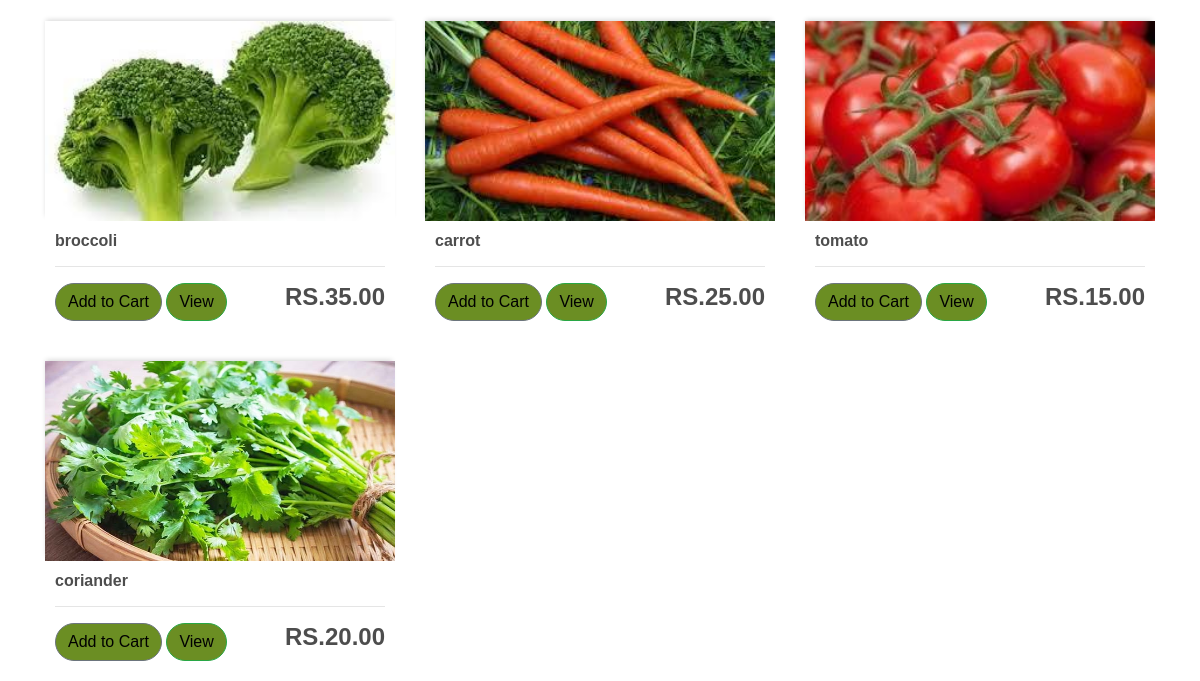
/user/add/ (lower part), run on an earlier commit of the app's database.
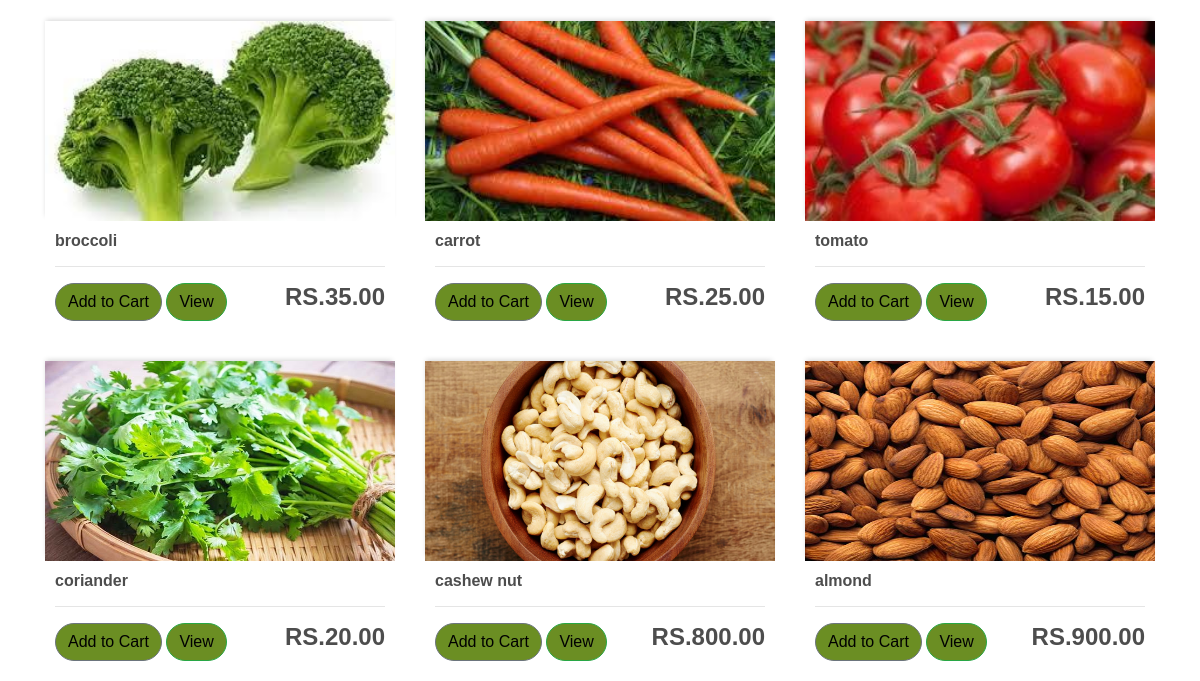
And on a later commit of the database.
### atoz_store/models.py (models this page shows, shortened)
class Product(models.Model):
    catagory_choice = (
        ("fruit","fruit"),
        ("dryfruit","dryfruit"),
        ("vegitable","vegitable"),
        ("other","other"),
         )
    name = models.CharField(max_length=128,null=True,)
    catagory = models.CharField(max_length=30,choices= catagory_choice ,null=True)
    price = models.DecimalField(max_digits=7, decimal_places=2)
    image = models.ImageField(null=True,blank=True)
    prodtype =models.BooleanField(default=True)
    @property
    def imageURL(self):
        try:
            url = self.image.url
        except:
            url = ''
        return url

### atoz_store/views.py (the view)
# urls.py: path('',views.store,name="store"),
def store(request):
    if request.user.is_authenticated:
        email = request.user.email
        name = request.user.first_name
        customer,created = Customer.objects.get_or_create(
            email=email,
        )
        customer.name = name
        customer.save()
        order,created = Order.objects.get_or_create(customer=customer,complete=False)
        items= order.orderitem_set.all()
        cartItems = order.get_cart_items
    else:
        try:
            cart = json.loads(request.COOKIES['cart'])
        except:
            cart = {}
        items = []
        order = {'get_cart_total':0,'get_cart_items':0}
        cartItems = order['get_cart_items']
        print(cartItems)
        for  i  in cart:
            try:
                cartItems += 1
            except:pass
    products = Product.objects.all()
    context = {'products':products,'cartItems':cartItems}
    return render(request ,'atoz_store/store.html',context)

### atoz_store/Templates/atoz_store/store.html (shortened to what this page needs)
{% extends 'atoz_store/main.html' %}
{% load static %}
{% block content %}
<br>
<br>
<br>
	<div class="row">
		{% for product in products %}
		<div id="eachproduct"   class="col-lg-4">
			<img class="thumbnail" src="{{product.imageURL}}" alt="not found">
			<div  class="box-element product">
				<h6><strong>{{product.name}}</strong></h6>
				<hr>
				<button id="addToCart" data-product="{{product.id}}"  data-flagu="{{product.prodtype}}" data-action="add"  class="btn btn-outline-secondary add-btn update-cart">Add to Cart</button>
				<a class="btn btn-outline-success" href="#">View</a>
				<h4 style="display: inline-block; float: right"><strong>RS.{{ product.price|floatformat:2}}</strong></h4>
			</div>
		</div>
		 {% endfor %}
	</div>
{% endblock content %}

What changed in the data, as far as the page shows it:
added Product: imageURL (picture), name "cashew nut", price "800.00"
added Product: imageURL (picture), name "almond", price "900.00"
